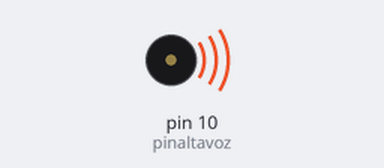
This sketch was run on a simulated Arduino Uno, built with avr-gcc and run on an emulated ATmega328P. On the bench: buzzer (waves = sounding).

Above: at 0.7 s.
At 1.7 s:
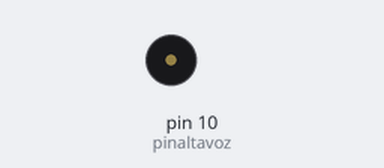
Timing chart, 0 to 3.0 s (numbered marks = the images above):
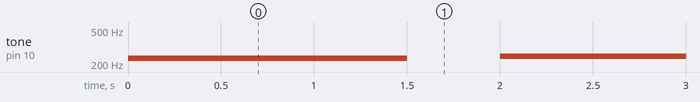

Measured:
- by itself, tone on pin 10 (pinaltavoz): plays 232 Hz for 1.5 s, 245 Hz for 1.5 s, 259 Hz for 1.5 s, 274 Hz for 1.5 s, 290 Hz for 1.5 s, 307 Hz for 1.5 s … (65 notes in this stretch)

The sketch:

test_john.ino
```cpp
int pinaltavoz = 10;
int frecuencia=220;    // frecuencia correspondiente a la nota La
int contador;          // variable para el contador
float m=1.059;         // constante para multiplicar frecuencias

void setup()
{
}

void loop()
{
    for(contador=0,frecuencia=220;contador<12;contador++)
    {
        frecuencia=frecuencia*m;     // actualiza la frecuencia
        tone(pinaltavoz,frecuencia); // emite el tono
        delay(1500);                 // lo mantiene 1.5 segundos
        noTone(pinaltavoz);          // para el tono
        delay(500);                  // espera medio segundo
    }
}
```
